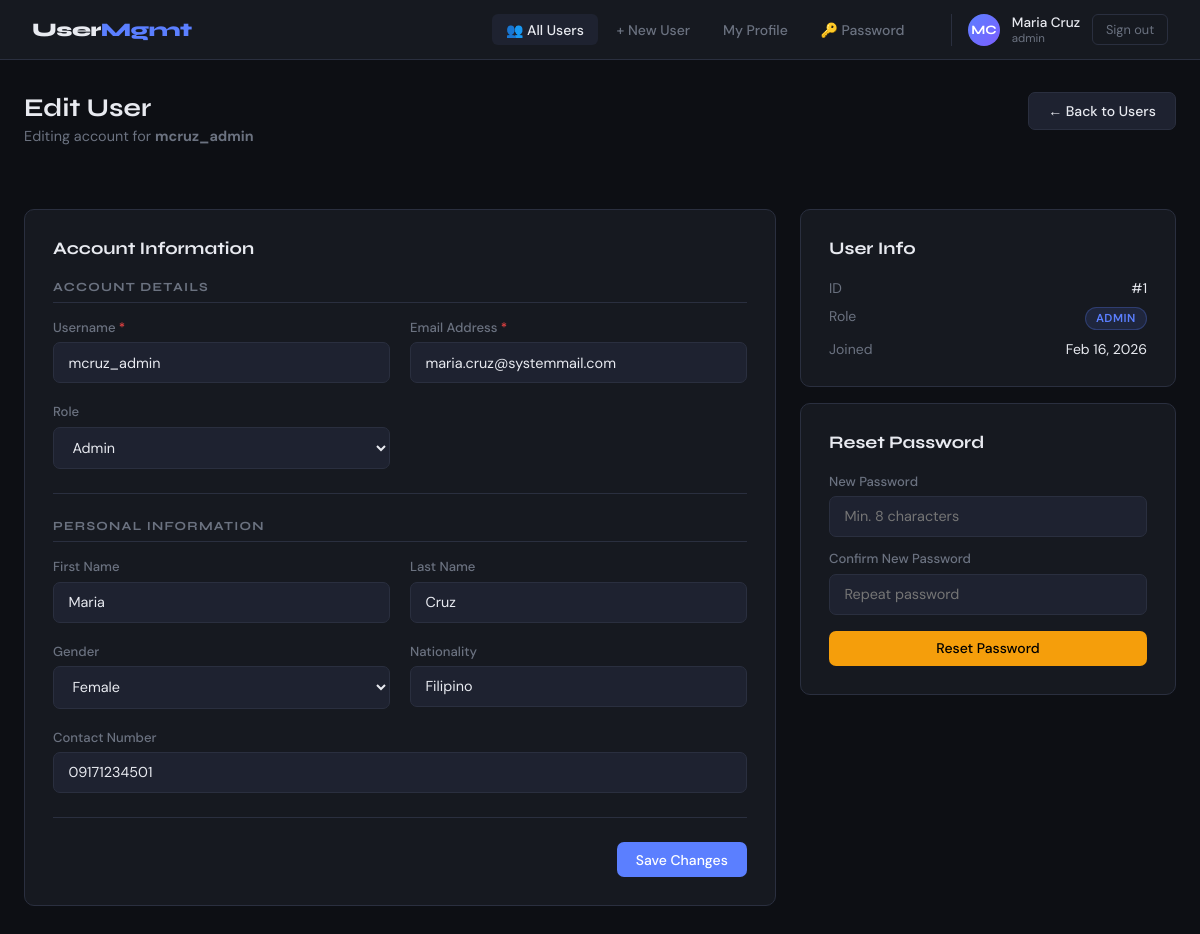
The app's page /admin_user_edit.php?id=1 (signed in) with its own data.
### tables this page shows
CREATE TABLE `users` (
  `id` int(11) NOT NULL,
  `username` varchar(50) NOT NULL,
  `email` varchar(120) NOT NULL,
  `password_hash` varchar(255) NOT NULL,
  `role` enum('admin','user') NOT NULL DEFAULT 'user',
  `firstname` varchar(60) NOT NULL,
  `lastname` varchar(60) NOT NULL,
  `gender` enum('male','female','other') DEFAULT 'other',
  `nationality` varchar(80) DEFAULT NULL,
  `contact_number` varchar(30) DEFAULT NULL,
  `created_at` timestamp NOT NULL DEFAULT current_timestamp()
);

### components/auth.php (called while the page is built, shortened)
<?php
function h(mixed $value): string {
    return htmlspecialchars((string)$value, ENT_QUOTES, 'UTF-8');
}

### public/admin_user_edit.php (the view, shortened to what this page needs)
<?php
require_once '../components/auth.php';
require_once '../components/layout.php';
$pdo = getPDO();
$id  = (int)($_GET['id'] ?? 0);
$stmt = $pdo->prepare("SELECT * FROM users WHERE id = ?");
$stmt->execute([$id]);
$user = $stmt->fetch();
?>
<div class="container">
  <div class="page-header">
    <div>
      <div class="page-title">Edit User</div>
      <div class="page-sub">Editing account for <strong><?= h($user['username']) ?></strong></div>
    </div>
    <a href="admin_users.php" class="btn btn-ghost">← Back to Users</a>
  </div>
  <div style="display:grid;grid-template-columns:2fr 1fr;gap:1.5rem;align-items:start">
    <div class="card">
      <div class="card-title">Account Information</div>
      <form method="post" action="">
        <div class="section-label">Account Details</div>
        <div class="form-grid">
          <div class="form-group">
            <label>Username <span style="color:var(--danger)">*</span></label>
            <input type="text" name="username" value="<?= h($user['username']) ?>" required>
          </div>
          <div class="form-group">
            <label>Email Address <span style="color:var(--danger)">*</span></label>
            <input type="email" name="email" value="<?= h($user['email']) ?>" required>
          </div>
          <div class="form-group">
            <label>Role</label>
            <select name="role">
              <option value="admin" <?= $user['role']==='admin'?'selected':'' ?>>Admin</option>
            </select>
          </div>
        </div>
        <hr>
        <div class="section-label" style="margin-top:1.5rem">Personal Information</div>
        <div class="form-grid">
          <div class="form-group">
            <label>First Name</label>
            <input type="text" name="firstname" value="<?= h($user['firstname'] ?? '') ?>">
          </div>
          <div class="form-group">
            <label>Last Name</label>
            <input type="text" name="lastname" value="<?= h($user['lastname'] ?? '') ?>">
          </div>
          <div class="form-group">
            <label>Gender</label>
            <select name="gender">
              <option value="female" <?= ($user['gender']??'')==='female'?'selected':'' ?>>Female</option>
            </select>
          </div>
          <div class="form-group">
            <label>Nationality</label>
            <input type="text" name="nationality" value="<?= h($user['nationality'] ?? '') ?>">
          </div>
          <div class="form-group full">
            <label>Contact Number</label>
            <input type="text" name="contact_number" value="<?= h($user['contact_number'] ?? '') ?>">
          </div>
        </div>
        <hr>
        <div style="display:flex;gap:.75rem;justify-content:flex-end;margin-top:1.5rem">
          <button type="submit" class="btn btn-primary">Save Changes</button>
        </div>
      </form>
    </div>
    <div style="display:flex;flex-direction:column;gap:1rem">
      <div class="card">
        <div class="card-title">User Info</div>
        <div style="display:flex;flex-direction:column;gap:.6rem;font-size:.875rem">
          <div style="display:flex;justify-content:space-between">
            <span style="color:var(--muted)">ID</span>
            <span>#<?= h($user['id']) ?></span>
          </div>
          <div style="display:flex;justify-content:space-between">
            <span style="color:var(--muted)">Role</span>
            <span class="badge badge-<?= h($user['role']) ?>"><?= h($user['role']) ?></span>
          </div>
          <div style="display:flex;justify-content:space-between">
            <span style="color:var(--muted)">Joined</span>
            <span><?= h(date('M d, Y', strtotime($user['created_at']))) ?></span>
          </div>
        </div>
      </div>
      <div class="card">
        <div class="card-title">Reset Password</div>
        <form method="post" action="">
          <div class="form-group" style="margin-bottom:.85rem">
            <label>New Password</label>
            <input type="password" name="new_password" placeholder="Min. 8 characters" required>
          </div>
          <div class="form-group" style="margin-bottom:1rem">
            <label>Confirm New Password</label>
            <input type="password" name="new_password2" placeholder="Repeat password" required>
          </div>
          <button type="submit" class="btn btn-warning" style="width:100%;justify-content:center">Reset Password</button>
        </form>
      </div>
    </div>
  </div>
</div>

### components/layout.php (style rules this page uses)
:root { --bg: #0d0f14; --surface: #161920; --surface2: #1e2230; --border: #2a2f3f; --accent: #5b7fff; --accent2: #7c5fff; --success: #22c55e; --danger: #ef4444; --warning: #f59e0b; --text: #e8eaf0; --muted: #6b7280; --radius: 10px; }
*,*::before,*::after { box-sizing:border-box;margin:0;padding:0 }
body { background:var(--bg);color:var(--text);font-family:'DM Sans',sans-serif;min-height:100vh;font-size:15px }
a { color:var(--accent);text-decoration:none }
.container { max-width:1200px;margin:0 auto;padding:2rem 1.5rem }
.page-title { font-family:'Syne',sans-serif;font-weight:700;font-size:1.6rem;margin-bottom:.25rem }
.page-sub { color:var(--muted);font-size:.9rem;margin-bottom:2rem }
.card { background:var(--surface);border:1px solid var(--border);border-radius:var(--radius);padding:1.75rem }
.card-title { font-family:'Syne',sans-serif;font-weight:700;font-size:1.1rem;margin-bottom:1.25rem }
.btn { display:inline-flex;align-items:center;gap:.4rem;padding:.55rem 1.2rem;border-radius:7px;font-size:.875rem;font-weight:500;cursor:pointer;border:none;font-family:'DM Sans',sans-serif;transition:.15s;text-decoration:none }
.btn-primary { background:var(--accent);color:#fff }
.btn-warning { background:var(--warning);color:#000 }
.btn-ghost { background:var(--surface2);color:var(--text);border:1px solid var(--border) }
.badge { display:inline-block;padding:.2rem .65rem;border-radius:20px;font-size:.72rem;font-weight:600;letter-spacing:.04em;text-transform:uppercase }
.badge-admin { background:#5b7fff22;color:var(--accent);border:1px solid #5b7fff44 }
.form-grid { display:grid;grid-template-columns:1fr 1fr;gap:1.25rem }
.form-group { display:flex;flex-direction:column;gap:.4rem }
.form-group.full { grid-column:1/-1 }
label { font-size:.82rem;font-weight:500;color:var(--muted) }
input,select,textarea { background:var(--surface2);border:1px solid var(--border);color:var(--text);border-radius:7px;padding:.65rem .9rem;font-size:.9rem;font-family:'DM Sans',sans-serif;width:100%;transition:.15s;outline:none }
select option { background:var(--surface2) }
.page-header { display:flex;align-items:flex-start;justify-content:space-between;margin-bottom:2rem;flex-wrap:wrap;gap:1rem }
hr { border:none;border-top:1px solid var(--border);margin:1.5rem 0 }
.section-label { font-family:'Syne',sans-serif;font-size:.78rem;font-weight:700;text-transform:uppercase;letter-spacing:.1em;color:var(--muted);margin-bottom:1rem;padding-bottom:.5rem;border-bottom:1px solid var(--border) }

### records on screen
users: username "mcruz_admin", email "maria.cruz@systemmail.com", role "Admin", firstname "Maria", lastname "Cruz", gender "Female", nationality "Filipino", contact_number "09171234501", id "1", role "ADMIN", created_at "Feb 16, 2026"

### other values on screen
$initials "MC"
$name "Maria Cruz"
$role "admin"
